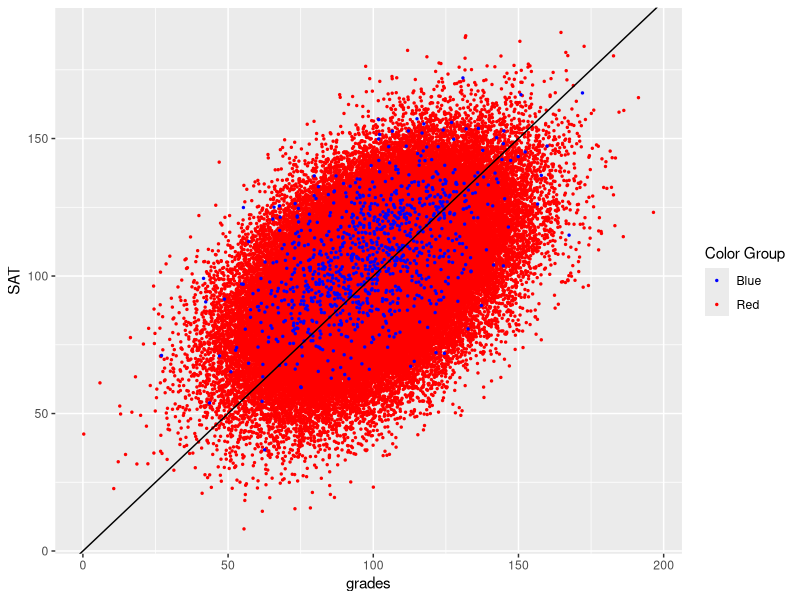
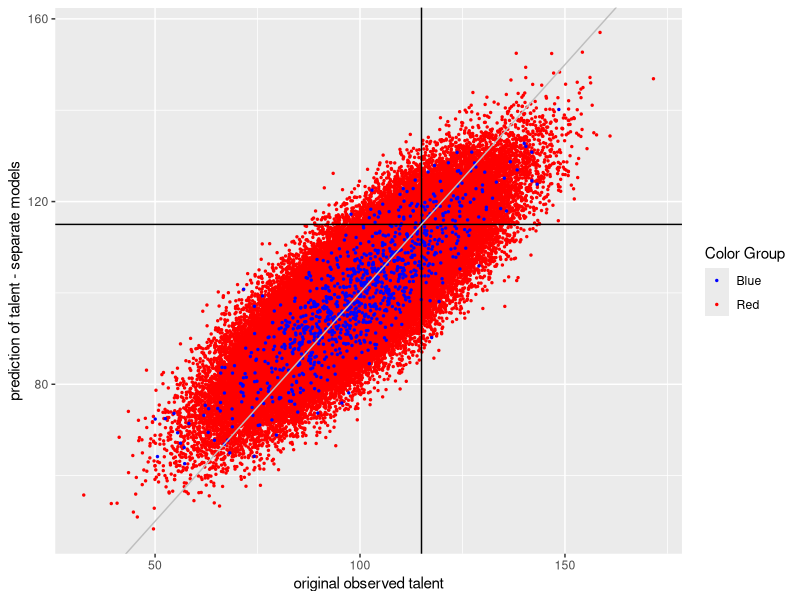
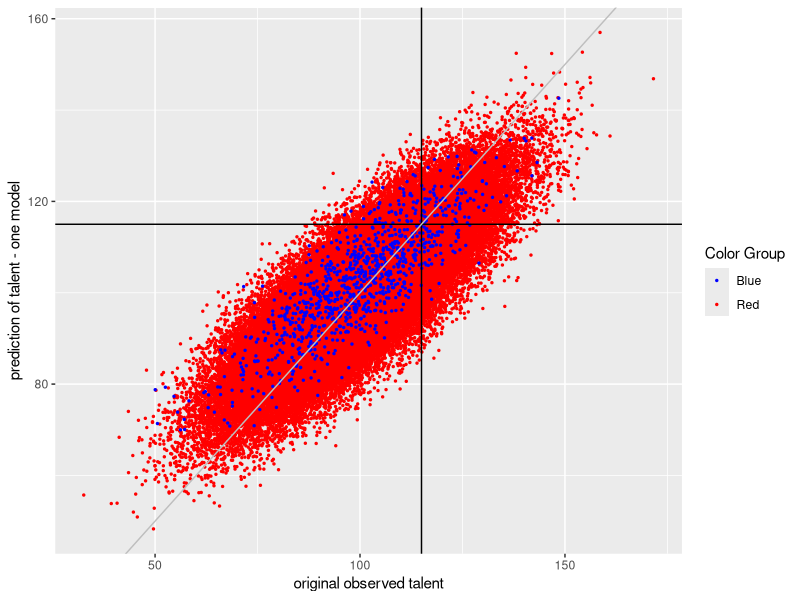

Write R code to recreate these figures, in order.
## ---- chunk 1
knitr::opts_chunk$set(collapse = TRUE)
## ---- chunk 2
#| echo: false

library(tidyverse)
## ---- chunk 3
set.seed(470)
n_obs <- 100000
n.red <- n_obs*0.99
n.blue <- n_obs*0.01
reds <- rnorm(n.red, mean = 100, sd = 15)
blues <- rnorm(n.blue, mean = 100, sd = 15)

red.sat <- reds + rnorm(n.red, mean = 0, sd = 15)
blue.sat <- blues + 
    pmax(rnorm(n.blue, mean = 0, sd = 15),
         rnorm(n.blue, mean = 0, sd = 15))

red.grade <- reds + rnorm(n.red, mean = 0, sd = 15)
blue.grade <- blues + rnorm(n.blue, mean = 0, sd = 15)

college.data <- data.frame(talent = c(reds, blues),
                           SAT = c(red.sat, blue.sat),
                           grades = c(red.grade, blue.grade),
                           color = c(rep("Red", n.red), rep("Blue", n.blue)))

ggplot(college.data, aes(x = grades, y = SAT, color = color)) +
  geom_point(size = 0.5) +
  scale_color_identity(name = "Color Group",
                       guide = "legend") +
  geom_abline(intercept = 0, slope = 1)
  
## ---- chunk 4
red.lm = college.data |>
  dplyr::filter(color == "Red") %>%
  lm(talent ~ SAT + grades, data = .)

blue.lm = college.data |>
  dplyr::filter(color == "Blue") %>%
  lm(talent ~ SAT + grades, data = .)
## ---- chunk 5
red.lm |> broom::tidy()
## ---- chunk 6
blue.lm |> broom::tidy()
## ---- chunk 7
set.seed(4747)
new.reds <- rnorm(n.red, mean = 100, sd = 15)
new.blues <- rnorm(n.blue, mean = 100, sd = 15)

new.red.sat <- new.reds + rnorm(n.red, mean = 0, sd = 15)
new.blue.sat <- new.blues + 
    pmax(rnorm(n.blue, mean = 0, sd = 15),
         rnorm(n.blue, mean = 0, sd = 15))

new.red.grade <- new.reds + rnorm(n.red, mean = 0, sd = 15)
new.blue.grade <- new.blues + rnorm(n.blue, mean = 0, sd = 15)

new.college.data <- data.frame(talent = c(new.reds, new.blues),
                           SAT = c(new.red.sat, new.blue.sat),
                           grades = c(new.red.grade, new.blue.grade),
                           color = c(rep("Red", n.red), rep("Blue", n.blue)))


new.red.pred <- new.college.data |>
  filter(color == "Red") %>%
  predict.lm(red.lm, newdata = .)

new.blue.pred <- new.college.data |>
  filter(color == "Blue") %>%
  predict.lm(blue.lm, newdata = .)

new.college.data <- new.college.data |> 
  cbind(predicted = c(new.red.pred, new.blue.pred))

ggplot(new.college.data, aes(x = talent, y = predicted, color = color)) + 
  geom_point(size = 0.5) + 
  geom_hline(yintercept = 115) + 
  geom_vline(xintercept = 115) +
  scale_color_identity(name = "Color Group",
                       guide = "legend") + 
  labs(y = "prediction of talent - separate models",
       x = "original observed talent") + 
  geom_abline(slope = 1, intercept = 0, color = "grey")
## ---- chunk 8
new.college.data <- new.college.data |> 
  mutate(fp = ifelse(talent < 115 & predicted > 115, 1, 0),
         tp = ifelse(talent > 115 & predicted > 115, 1, 0),
         fn = ifelse(talent > 115 & predicted < 115, 1, 0),
         tn = ifelse(talent < 115 & predicted < 115, 1, 0))

error.rates <- new.college.data |> group_by(color) |>
  summarize(tpr = sum(tp) / (sum(tp) + sum(fn)),
            fpr = sum(fp) / (sum(fp) + sum(tn)),
            fnr = sum(fn) / (sum(fn) + sum(tp)),
            #fdr = sum(fp) / (sum(fp) + sum(tp)),
            error = (sum(fp) + sum(fn)) / (sum(fp) + sum(tp) + sum(fn) + sum(tn) ))

error.rates
## ---- chunk 9
global.lm = college.data %>%
  lm(talent ~ SAT + grades, data = .)

global.lm |> broom::tidy()
## ---- chunk 10
new.pred <- new.college.data %>%
  predict.lm(global.lm, newdata = .)

new.college.data <- new.college.data |> 
  cbind(global.predicted = new.pred)

ggplot(new.college.data, aes(x = talent, 
                             y = global.predicted, 
                             color = color)) + 
  geom_point(size = 0.5) + 
  geom_hline(yintercept = 115) + 
  geom_vline(xintercept = 115) +
  scale_color_identity(name = "Color Group",
                       guide = "legend") + 
  labs(y = "prediction of talent - one model",
       x = "original observed talent") + 
  geom_abline(slope = 1, intercept = 0, color = "grey")
## ---- chunk 11
new.college.data.glb <- new.college.data |> 
  mutate(fp = ifelse(talent < 115 & global.predicted > 115, 1, 0),
         tp = ifelse(talent > 115 & global.predicted > 115, 1, 0),
         fn = ifelse(talent > 115 & global.predicted < 115, 1, 0),
         tn = ifelse(talent < 115 & global.predicted < 115, 1, 0))

error.rates <- new.college.data.glb |> group_by(color) |>
  summarize(tpr = sum(tp) / (sum(tp) + sum(fn)),
            fpr = sum(fp) / (sum(fp) + sum(tn)),
            fnr = sum(fn) / (sum(fn) + sum(tp)),
            #fdr = sum(fp) / (sum(fp) + sum(tp)),
            error = (sum(fp) + sum(fn)) / (sum(fp) + sum(tp) + sum(fn) + sum(tn) ))

error.rates
## ---- chunk 12
new.college.data.2mod <- new.college.data |> 
  mutate(fp = ifelse(talent < 115 & predicted > 115, 1, 0),
         tp = ifelse(talent > 115 & predicted > 115, 1, 0),
         fn = ifelse(talent > 115 & predicted < 115, 1, 0),
         tn = ifelse(talent < 115 & predicted < 115, 1, 0))

error.rates <- new.college.data.2mod |> group_by(color) |>
  summarize(tpr = sum(tp) / (sum(tp) + sum(fn)),
            fpr = sum(fp) / (sum(fp) + sum(tn)),
            fnr = sum(fn) / (sum(fn) + sum(tp)),
            #fdr = sum(fp) / (sum(fp) + sum(tp)),
            error = (sum(fp) + sum(fn)) / (sum(fp) + sum(tp) + sum(fn) + sum(tn) ))

error.rates
